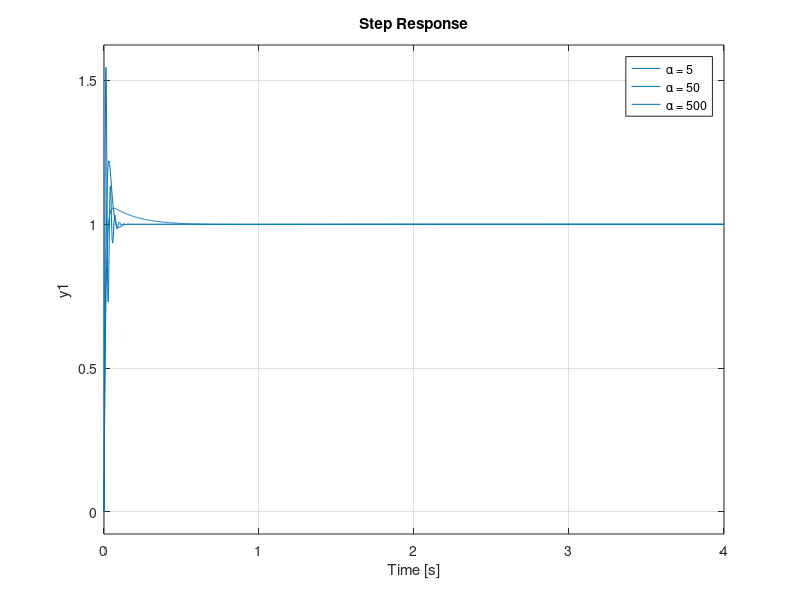

This figure's MATLAB source:
%% Problem 2: Plot Response

clc, clear, close all

alpha_array = [5,50,500];

f = figure;

lable_str = {};

for alpha = alpha_array

    num = [100,200+100*alpha,200*alpha];
    
    den = [1,100,199+100*alpha,200*alpha];
    
    sys = tf(num,den);

    hold on

    step(sys)

    lable_str = [lable_str,...
        {['\alpha = ' num2str(alpha)]}];
   
end

legend(lable_str)